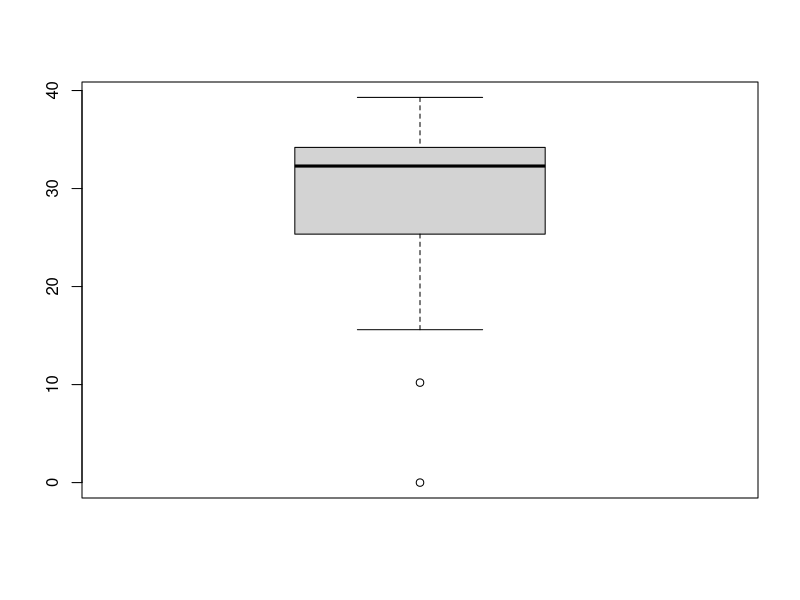
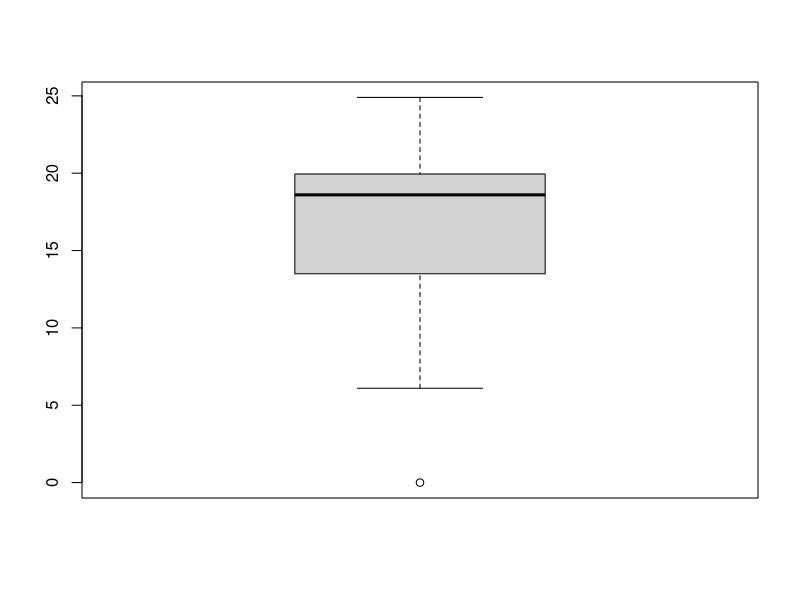
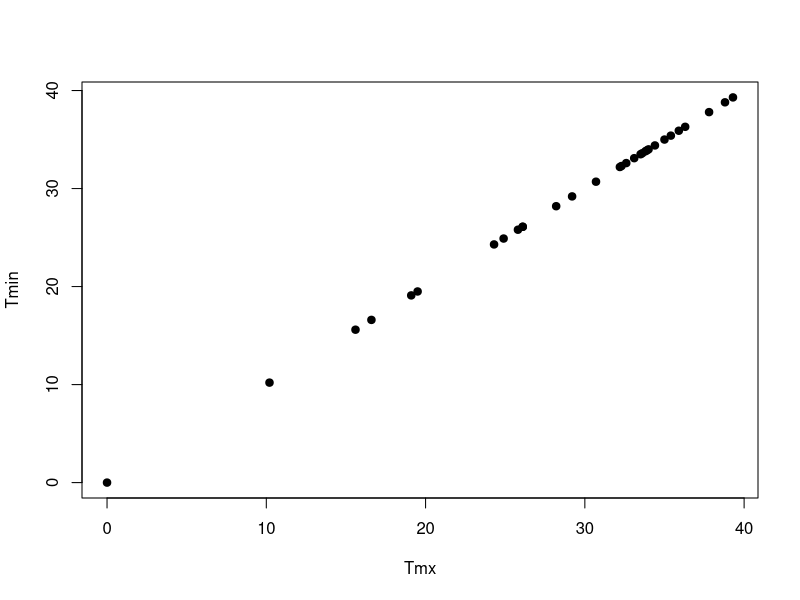

The R script that drew these images, in order:
#LUZ ELENA RODRÍGUEZ PEQUEÑO
#2070472
#28/11/23
#PIA


# Importar ----------------------------------------------------------------

setwd("C:/Repositorio_LR/Met_ES/codigos")
climas <- read.csv("climas.csv", header = TRUE) 
head(climas)


# descriptivas ------------------------------------------------------------
# medidad de tendencia central media, mediana, rango
#Tmax
mean(climas$Tmax) #28.65161
median(climas$Tmax) #32.3
range(climas$Tmax) #0.0 39.3

#Tmin

mean(climas$Tmin) #16.53871
median(climas$Tmin) #18.6
range(climas$Tmin) #0.0 39.3


# medidad de dispersion desviacion estandar, varianza ---------------------
#Tmax
sd(climas$Tmax) #9.005068
var(climas$Tmax)#81.09125
#Tmin
sd(climas$Tmin) #5.429775
var(climas$Tmin) #29.48245


# Grafica -----------------------------------------------------------------

boxplot(climas$Tmax)
boxplot(climas$Tmin)



# Hipotesis ---------------------------------------------------------------

#Tmax = 33 vs Tmin = 18.6
#La temperaturas han incrmentado hasta 33 grados según la estación meteorologica de la facultad por lo que es una hipotesis alternativa 


# Procedimiento -----------------------------------------------------------

t.test(climas$Tmax, mu = 33)
#t = -2.6886, df = 30, p-value = 0.0116
t.test(climas$Tmax, mu = 32.5)
#t = -2.3794, df = 30, p-value = 0.0239
t.test(climas$Tmax, mu = 32.6) 
#t = -2.4413, df = 30, p-value = 0.02075
t.test(climas$Tmax, mu = 16.5)
#t = 7.5132, df = 30, p-value = 2.243e-08


# Recapibilidad -----------------------------------------------------------

#Guardar la prueba t en un objeto llamado "prueba"
prueba <- t.test(climas$Tmax, mu =33)

#Conocer el p-value
prueba$p.value #0.01159886

# Conocer los grados de libertad 
prueba$parameter #df 
30

# Conocer intervalos de confianza 
prueba$conf.int #0.95


# Correlación -------------------------------------------------------------
cor.test(climas$Tmax, climas$Tmin)

#t=8.3631, df = 29, p-value = 3.225e-09
# cor 0.8407716 
#¿Es significativa la correlación?
# Si porque es mayor que 0.5 por lo que no se puede rechazar

#estadisticas descriptivas
mean(climas$Tmax) #28.65161
mean(climas$Tmin) #16.53871

sd(climas$Tmax) # 9.005068
sd(climas$Tmin) #5.429775

var(climas$Tmax)#81.09125
var(climas$Tmin) #29.48245


# Grafica -----------------------------------------------------------------

plot(climas$Tmax, climas$Tmax, xlab = "Tmx", 
     ylab = "Tmin", pch = 19)


# R Lineal ----------------------------------------------------------------

climas.lm <- lm (climas$Tmax ~ climas$Tmin)

climas.lm # obtenemos el valor de alfa y beta

summary(climas.lm) # obtenemos la significancia

climas$yprima <- 5.590 + 1.394*climas$Tmax
climas$estimados <- climas.lm$fitted.values


